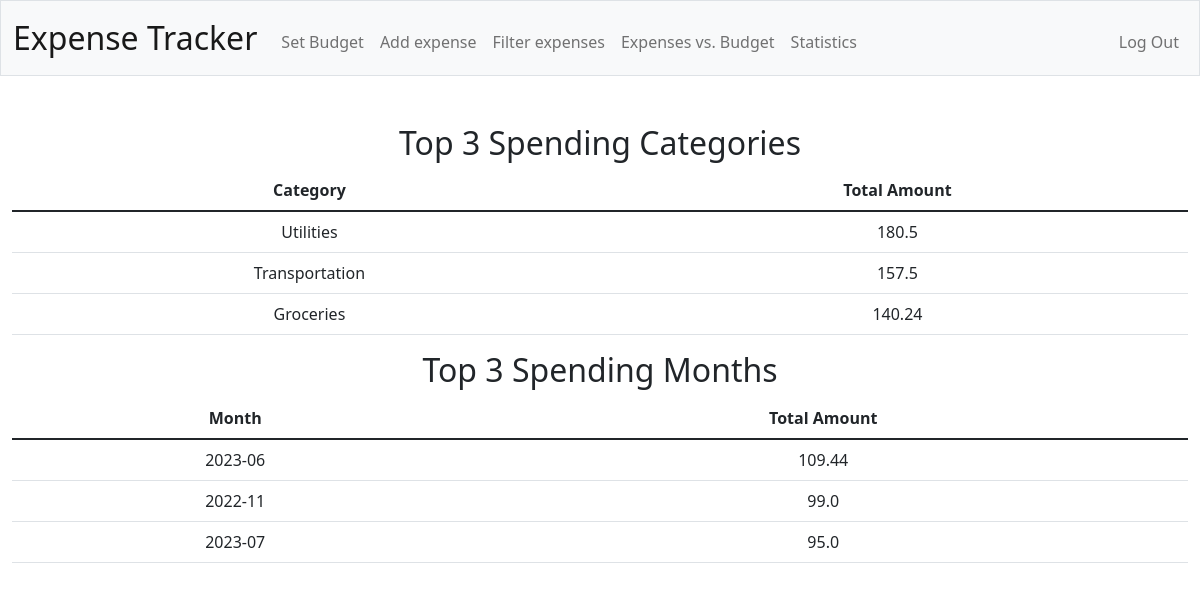
The app's page /statistics (signed in) with its own data.
### tables this page shows
CREATE TABLE categories (
    id INTEGER PRIMARY KEY AUTOINCREMENT,
    name TEXT NOT NULL
);

### app.py (the view)
@app.route("/statistics", methods=["GET"])
@login_required
def statistics():
    user_id = session["user_id"]
    top_categories = db.execute("SELECT c.name AS category, SUM(amount) AS total_amount FROM expenses e JOIN categories c ON e.category_id = c.id WHERE user_id = ? GROUP BY category_id ORDER BY total_amount DESC LIMIT 3", user_id)
    top_months = db.execute("SELECT strftime('%Y-%m', date) AS month, SUM(amount) AS total_amount FROM expenses WHERE user_id = ? GROUP BY month ORDER BY total_amount DESC LIMIT 3", user_id)
    return render_template("statistics.html", top_categories=top_categories, top_months=top_months)

### app.py (called while the page is built)
@app.after_request
def after_request(response):
    response.headers["Cache-Control"] = "no-cache, no-store, must-revalidate"
    response.headers["Expires"] = 0
    response.headers["Pragma"] = "no-cache"
    return response

### helpers.py (called while the page is built)
def login_required(f):
    @wraps(f)
    def decorated_function(*args, **kwargs):
        if session.get("user_id") is None:
            return redirect("/login")
        return f(*args, **kwargs)
    return decorated_function

### templates/statistics.html (shortened to what this page needs)
{% extends "layout.html" %}
{% block main %}
    <h2>Top 3 Spending Categories</h2>
    <table class="table">
        <thead>
            <tr>
                <th>Category</th>
                <th>Total Amount</th>
            </tr>
        </thead>
        <tbody>
            {% for category in top_categories %}
                <tr>
                    <td>{{ category['category'] }}</td>
                    <td>{{ category['total_amount'] }}</td>
                </tr>
            {% endfor %}
        </tbody>
    </table>
    <h2>Top 3 Spending Months</h2>
    <table class="table">
        <thead>
            <tr>
                <th>Month</th>
                <th>Total Amount</th>
            </tr>
        </thead>
        <tbody>
            {% for month in top_months %}
                <tr>
                    <td>{{ month['month'] }}</td>
                    <td>{{ month['total_amount'] }}</td>
                </tr>
            {% endfor %}
        </tbody>
    </table>
{% endblock %}

### records on screen
categories: category "Utilities", total_amount "180.5"
categories: category "Transportation", total_amount "157.5"
categories: category "Groceries", total_amount "140.24"

### other values on screen
{{ month['month'] }} "2023-06" "2022-11" "2023-07"
{{ month['total_amount'] }} "109.44" "99.0" "95.0"
